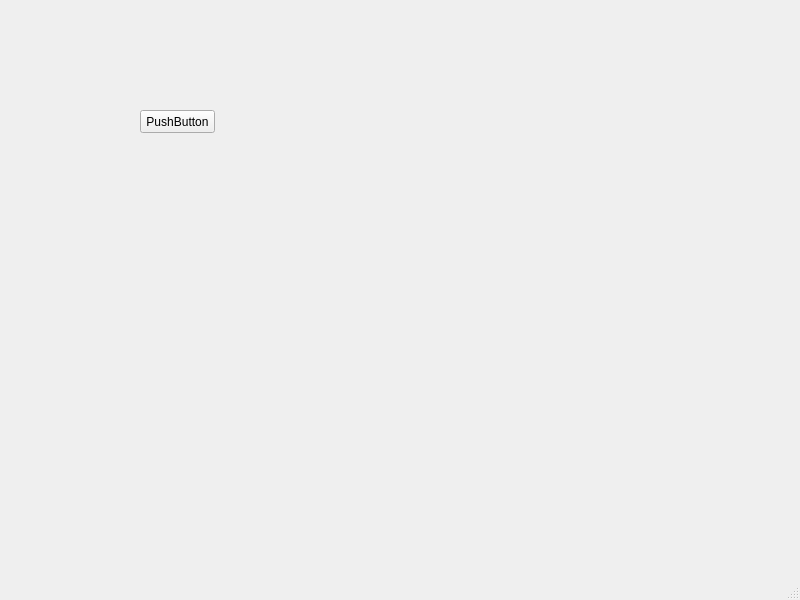
<?xml version="1.0" encoding="UTF-8"?>
<ui version="4.0">
 <class>MainWindow</class>
 <widget class="QMainWindow" name="MainWindow">
  <property name="geometry">
   <rect>
    <x>0</x>
    <y>0</y>
    <width>800</width>
    <height>600</height>
   </rect>
  </property>
  <property name="windowTitle">
   <string>MainWindow</string>
  </property>
  <widget class="QWidget" name="centralwidget">
   <widget class="QPushButton" name="pushButton">
    <property name="geometry">
     <rect>
      <x>140</x>
      <y>110</y>
      <width>75</width>
      <height>23</height>
     </rect>
    </property>
    <property name="text">
     <string>PushButton</string>
    </property>
   </widget>
  </widget>
  <widget class="QStatusBar" name="statusbar"/>
 </widget>
 <resources/>
 <connections/>
</ui>
